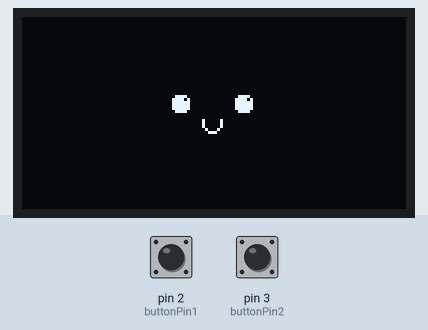
Bench run of a sketch on a simulated Arduino Uno, built with avr-gcc and run on an emulated ATmega328P. On the bench: 128×64 one-colour display. The inputs (shaded band) are chosen by the test bench; at power-on: pin 2 (buttonPin1) HIGH, pin 3 (buttonPin2) HIGH.

Above: at 1.2 s.
1.3 s: pin 2 (buttonPin1) pulled LOW for 0.15 s
At 1.8 s:
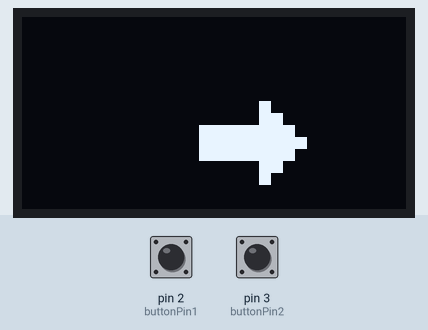
2.9 s: pin 2 (buttonPin1) pulled LOW for 1 s
At 4.3 s:
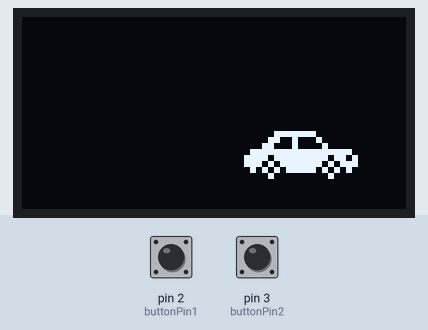
5.4 s: pin 3 (buttonPin2) pulled LOW for 0.15 s
At 6.4 s:
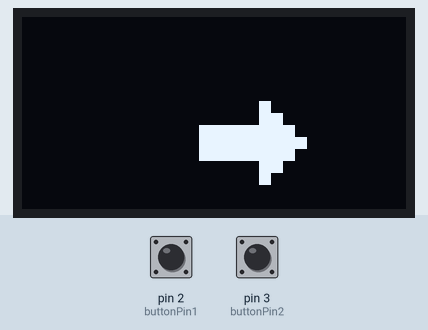
7.0 s: pin 3 (buttonPin2) pulled LOW for 1 s
At 7.7 s:
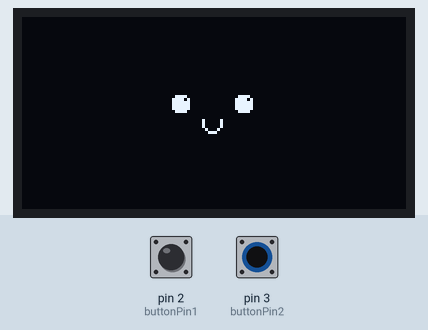
Timing chart, 0 to 10.0 s (numbered marks = the images above; inputs shaded):
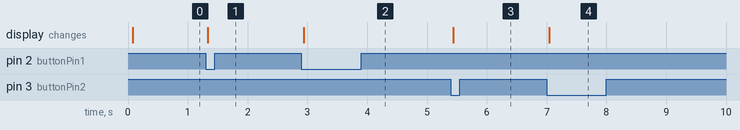

The sketch:

_twobuttonreversestyle_02.ino
```cpp
#include <Wire.h>
#include <Adafruit_GFX.h>
#include <Adafruit_SSD1306.h>

#define SCREEN_WIDTH 128
#define SCREEN_HEIGHT 64

Adafruit_SSD1306 display(SCREEN_WIDTH, SCREEN_HEIGHT);

const int buttonPin1 = 2;
const int buttonPin2 = 3;
int currentState = 0;

void setup() {
  // put your setup code here, to run once:
  display.begin(SSD1306_SWITCHCAPVCC,0x3C);

  display.clearDisplay();
  display.display();

  pinMode(buttonPin1, INPUT_PULLUP);
  pinMode(buttonPin2, INPUT_PULLUP);

  attachInterrupt(digitalPinToInterrupt(buttonPin1), pic1, FALLING);
  attachInterrupt(digitalPinToInterrupt(buttonPin2), pic2, FALLING);


}

void loop() {
  // put your main code here, to run repeatedly:

  switch (currentState) {
    case 0:
    drawScreen_1();
    break;
    case 1:
    drawScreen_2();
    break;
    case 2:
    drawScreen_3();
    break;
}
}

void pic1() {
  if (currentState > 2) {
    currentState = 0;
  }
  currentState++;
  delay(1000);
  }

void pic2()   {
  if (currentState < 0)
  {
    currentState = 2;
  }
  else{
    currentState--;
  }
  delay(1000);
}


// [BEGIN lopaka generated]
static const unsigned char PROGMEM image_FaceNormal_bits[] = {0x00,0x00,0x00,0x00,0x3c,0x00,0x01,0xe0,0x7a,0x00,0x03,0xd0,0x7e,0x00,0x03,0xf0,0x7e,0x00,0x03,0xf0,0x7e,0x00,0x03,0xf0,0x3c,0x00,0x01,0xe0,0x00,0x00,0x00,0x00,0x00,0x00,0x00,0x00,0x00,0x10,0x40,0x00,0x00,0x10,0x40,0x00,0x00,0x10,0x40,0x00,0x00,0x08,0x80,0x00,0x00,0x07,0x00,0x00};

void drawScreen_1(void) {
    display.clearDisplay();
    // FaceNormal
    display.drawBitmap(49, 25, image_FaceNormal_bits, 29, 14, 1);
    display.display();
}
// [END lopaka generated]


// [BEGIN lopaka generated]
static const unsigned char PROGMEM image_Pin_arrow_right_bits[] = {0x00,0x00,0x0f,0x00,0x00,0x00,0x00,0x0f,0x00,0x00,0x00,0x00,0x0f,0x00,0x00,0x00,0x00,0x0f,0x00,0x00,0x00,0x00,0x0f,0xf0,0x00,0x00,0x00,0x0f,0xf0,0x00,0x00,0x00,0x0f,0xf0,0x00,0x00,0x00,0x0f,0xf0,0x00,0xff,0xff,0xff,0xff,0x00,0xff,0xff,0xff,0xff,0x00,0xff,0xff,0xff,0xff,0x00,0xff,0xff,0xff,0xff,0x00,0xff,0xff,0xff,0xff,0xf0,0xff,0xff,0xff,0xff,0xf0,0xff,0xff,0xff,0xff,0xf0,0xff,0xff,0xff,0xff,0xf0,0xff,0xff,0xff,0xff,0x00,0xff,0xff,0xff,0xff,0x00,0xff,0xff,0xff,0xff,0x00,0xff,0xff,0xff,0xff,0x00,0x00,0x00,0x0f,0xf0,0x00,0x00,0x00,0x0f,0xf0,0x00,0x00,0x00,0x0f,0xf0,0x00,0x00,0x00,0x0f,0xf0,0x00,0x00,0x00,0x0f,0x00,0x00,0x00,0x00,0x0f,0x00,0x00,0x00,0x00,0x0f,0x00,0x00,0x00,0x00,0x0f,0x00,0x00};

void drawScreen_2(void) {
    display.clearDisplay();
    // Pin_arrow_right
    display.drawBitmap(59, 28, image_Pin_arrow_right_bits, 36, 28, 1);
    display.display();
}
// [END lopaka generated]


// [BEGIN lopaka generated]
static const unsigned char PROGMEM image_car_bits[] = {0x00,0x00,0x00,0x00,0x00,0x00,0x00,0x00,0x00,0x00,0x00,0x00,0x00,0x00,0x00,0x00,0x00,0x00,0x00,0x00,0x00,0x00,0x00,0x00,0x00,0x00,0x00,0x00,0x00,0x00,0x00,0x00,0x00,0x00,0x00,0x00,0x00,0x00,0x00,0x00,0x00,0x00,0x00,0x00,0x00,0x00,0x00,0x00,0x00,0x00,0x00,0x00,0x00,0x00,0x00,0x00,0x00,0x00,0x00,0x00,0x00,0x00,0x00,0x00,0x00,0x00,0x00,0x00,0x00,0x00,0x00,0x00,0x00,0x00,0x00,0x00,0x00,0x00,0x00,0x00,0x00,0x3f,0xff,0x00,0x00,0x00,0x3f,0xff,0x00,0x00,0x00,0xf0,0xc0,0xc0,0x00,0x00,0xf0,0xc0,0xc0,0x00,0x03,0xc0,0xc0,0x30,0x00,0x03,0xc0,0xc0,0x30,0x00,0x3f,0xff,0xff,0xff,0xf0,0x3f,0xff,0xff,0xff,0xf0,0xff,0x3f,0xff,0xf3,0xcc,0xff,0x3f,0xff,0xf3,0xcc,0xfc,0xcf,0xff,0xcc,0xfc,0xfc,0xcf,0xff,0xcc,0xfc,0x33,0x33,0xff,0x33,0x30,0x33,0x33,0xff,0x33,0x30,0x00,0xc0,0x00,0x0c,0x00,0x00,0xc0,0x00,0x0c,0x00};

void drawScreen_3(void) {
    display.clearDisplay();
    // car
    display.drawBitmap(74, 22, image_car_bits, 38, 32, 1);
    display.display();
}
// [END lopaka generated]
```

Measured:
- after the input at 1.3 s, the display: changes at once (image 1)
- after the input at 2.9 s, the display: changes at once (image 2)
- after the input at 5.4 s, the display: changes at once (image 3)
- after the input at 7.0 s, the display: changes after 0.05 s (image 4)
